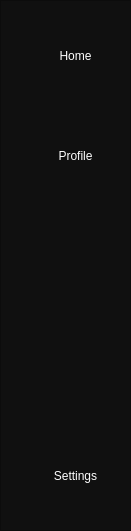
   <widget class="QFrame" name="menu_frame">
    <property name="geometry">
     <rect>
      <x>0</x>
      <y>50</y>
      <width>131</width>
      <height>531</height>
     </rect>
    </property>
    <property name="styleSheet">
     <string notr="true">background-color: rgb(16, 16, 16);</string>
    </property>
    <property name="frameShape">
     <enum>QFrame::StyledPanel</enum>
    </property>
    <property name="frameShadow">
     <enum>QFrame::Raised</enum>
    </property>
    <widget class="QPushButton" name="profile_button">
     <property name="geometry">
      <rect>
       <x>10</x>
       <y>130</y>
       <width>111</width>
       <height>51</height>
      </rect>
     </property>
     <property name="cursor">
      <cursorShape>PointingHandCursor</cursorShape>
     </property>
     <property name="styleSheet">
      <string notr="true">
QPushButton {
                
	background-color: rgb(16, 16, 16);
                border: none;
                border-radius: 5px;
                padding-left:20px;
				color: white
            }
QPushButton:hover {
                background-color: blue;
            }
</string>
     </property>
     <property name="text">
      <string>Profile</string>
     </property>
     <property name="icon">
      <iconset resource="icons.qrc">
       <normaloff>:/icons/Downloads/account-circle.png</normaloff>:/icons/Downloads/account-circle.png</iconset>
     </property>
     <property name="iconSize">
      <size>
       <width>40</width>
       <height>40</height>
      </size>
     </property>
    </widget>
    <widget class="QPushButton" name="settings_button">
     <property name="geometry">
      <rect>
       <x>10</x>
       <y>450</y>
       <width>111</width>
       <height>51</height>
      </rect>
     </property>
     <property name="cursor">
      <cursorShape>PointingHandCursor</cursorShape>
     </property>
     <property name="styleSheet">
      <string notr="true">
QPushButton {
                
	background-color: rgb(16, 16, 16);
                border: none;
                border-radius: 5px;
                padding-left:20px;
				color: white
            }
QPushButton:hover {
                background-color: blue;
            }
</string>
     </property>
     <property name="text">
      <string>Settings</string>
     </property>
     <property name="icon">
      <iconset resource="icons.qrc">
       <normaloff>:/icons/Downloads/settingsicon1.png</normaloff>:/icons/Downloads/settingsicon1.png</iconset>
     </property>
     <property name="iconSize">
      <size>
       <width>40</width>
       <height>40</height>
      </size>
     </property>
    </widget>
    <widget class="QPushButton" name="home_button">
     <property name="geometry">
      <rect>
       <x>10</x>
       <y>30</y>
       <width>111</width>
       <height>51</height>
      </rect>
     </property>
     <property name="cursor">
      <cursorShape>PointingHandCursor</cursorShape>
     </property>
     <property name="autoFillBackground">
      <bool>false</bool>
     </property>
     <property name="styleSheet">
      <string notr="true">
QPushButton {
                icon-position: left;
	background-color: rgb(16, 16, 16);
                border: none;
                border-radius: 5px;
                padding-left:20px;
				color: white
            }
QPushButton:hover {
                background-color: blue;
            }
</string>
     </property>
     <property name="text">
      <string>Home</string>
     </property>
     <property name="icon">
      <iconset resource="icons.qrc">
       <normaloff>:/icons/Downloads/home-rounded.png</normaloff>:/icons/Downloads/home-rounded.png</iconset>
     </property>
     <property name="iconSize">
      <size>
       <width>40</width>
       <height>40</height>
      </size>
     </property>
     <property name="checkable">
      <bool>false</bool>
     </property>
    </widget>
   </widget>
